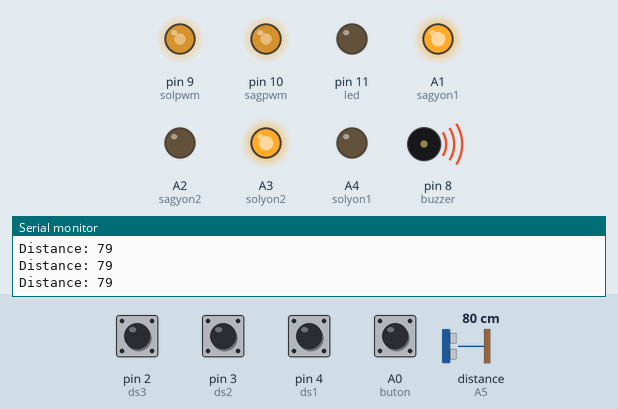
Simulated run of this sketch. Board: Arduino Uno, built with avr-gcc and run on an emulated ATmega328P. On the bench: output pins drawn as LEDs (lit = HIGH), buzzer (waves = sounding, pin HIGH), the last lines printed to the serial monitor. The test bench sets the inputs (shaded band); at power-on: A0 (buton), pin 2 (ds3), pin 3 (ds2), pin 4 (ds1) HIGH, distance to the obstacle (sensor on A5) 80 cm. The echo pulse lasts 58.3 µs per cm; pins used as bus, display or sensor lines are not drawn.

Above: at 2.4 s.
2.5 s: distance to the obstacle (sensor on A5) set to 54 cm
5.5 s: distance to the obstacle (sensor on A5) set to 47 cm
At 6.0 s:
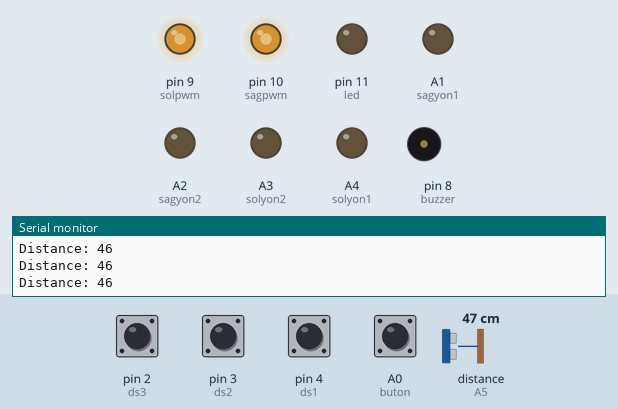
7.0 s: distance to the obstacle (sensor on A5) set to 34 cm
10.0 s: distance to the obstacle (sensor on A5) set to 28 cm
At 10.6 s:
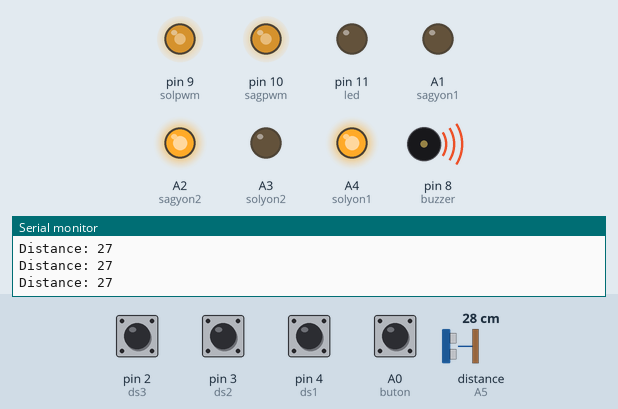
11.5 s: distance to the obstacle (sensor on A5) set to 35 cm
At 12.9 s:
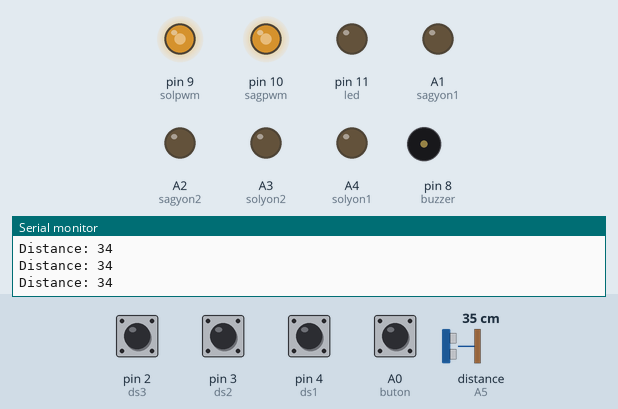
14.5 s: distance to the obstacle (sensor on A5) set to 18 cm
At 15.2 s:
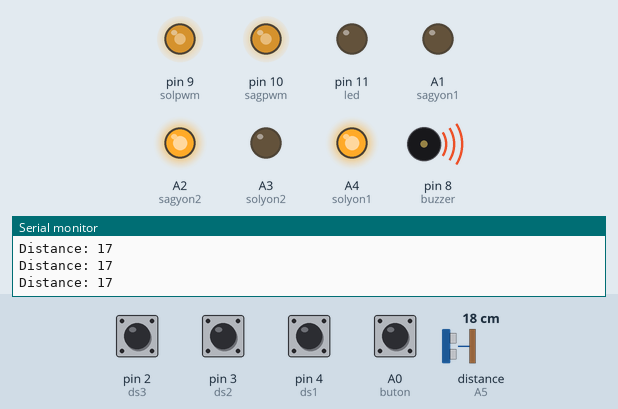
Timing chart, 0 to 17.5 s (numbered marks = the images above; inputs shaded):
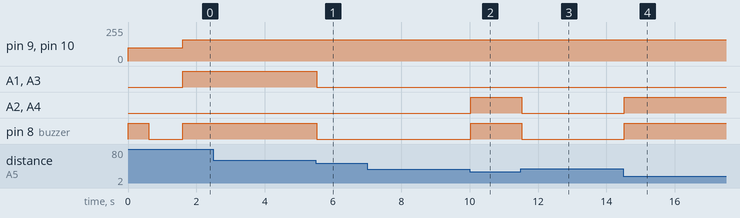

The sketch:

JUKEBOT.ino
```cpp
const int trigPin = 1;
const int echoPin = A5;
int sagyon1 = A1;
int sagyon2 = A2;
int solyon1 = A4;
int solyon2 = A3;
int sagpwm = 10;
int solpwm = 9;
int led = 11;
int ds1 = 4;
int ds2 = 3;
int ds3 = 2;
int i = 9;
int buton = A0;
int buzzer = 8;
long duration;
int distance;
void setup() {
 pinMode(trigPin, OUTPUT);
 pinMode(echoPin, INPUT);
 pinMode(sagyon1, OUTPUT);
 pinMode(sagyon2, OUTPUT);
 pinMode(solyon1, OUTPUT);
 pinMode(solyon2, OUTPUT);
 pinMode(sagpwm, OUTPUT);
 pinMode(solpwm, OUTPUT);
 pinMode(buzzer, OUTPUT);
 pinMode(ds1, INPUT);
 pinMode(ds2, INPUT);
 pinMode(ds3, INPUT);
 pinMode(led, OUTPUT);
 pinMode(buton, INPUT);
 Serial.begin(9600);
 digitalWrite(ds1, HIGH);
 digitalWrite(ds2, HIGH);
 digitalWrite(ds3, HIGH);
 digitalWrite(buton,HIGH);
 analogWrite(9, 100);
 analogWrite(10, 100);
}
void loop() {
 if (digitalRead(ds1) == 0 && digitalRead(ds2) == 0 && digitalRead(ds3) == 0 && digitalRead(buton)
== 1 ) {
 digitalWrite(buzzer, HIGH);
 delay(600);
 digitalWrite(buzzer, LOW);
 delay(1000);
devam:
while(1){
digitalWrite(trigPin, LOW);
 delayMicroseconds(2);
 digitalWrite(trigPin, HIGH);
 delayMicroseconds(10);
 digitalWrite(trigPin, LOW);
 duration = pulseIn(echoPin, HIGH);
 distance = duration * 0.034 / 2;
 Serial.print("Distance: ");
 Serial.println(distance);
 if (distance < 30) {
 analogWrite(9, 160);
 analogWrite(10, 160);

 digitalWrite(buzzer, HIGH);
 digitalWrite(solyon1, HIGH);
 digitalWrite(solyon2, LOW);

 digitalWrite(sagyon1, HIGH);
 digitalWrite(sagyon2, LOW);
 } else if(distance > 31) {
 analogWrite(9, 160);
 analogWrite(10, 160);
 digitalWrite(buzzer, LOW);
 digitalWrite(solyon2, HIGH);
 digitalWrite(solyon1, LOW);
 digitalWrite(sagyon1, HIGH);
 digitalWrite(sagyon2, LOW);
 }
}
 goto devam;
 } else if (digitalRead(ds1) == 1 && digitalRead(ds2) == 1 && digitalRead(ds3) == 1 &&
digitalRead(buton) == 1 ) {
 digitalWrite(buzzer, HIGH);
 delay(600);
 digitalWrite(buzzer, LOW);
 delay(1000);
takip:
 analogWrite(9, 160);
 analogWrite(10, 160);
 digitalWrite(trigPin, LOW);
 delayMicroseconds(2);
 digitalWrite(trigPin, HIGH);
 delayMicroseconds(10);
 digitalWrite(trigPin, LOW);
 duration = pulseIn(echoPin, HIGH);
 distance = duration * 0.034 / 2;
 Serial.print("Distance: ");
 Serial.println(distance);
 if (distance < 30) {
 digitalWrite(buzzer, HIGH);
 digitalWrite(solyon1, HIGH);
 digitalWrite(solyon2, LOW);
 digitalWrite(sagyon2, HIGH);
 digitalWrite(sagyon1, LOW);
 } else if (distance >= 30 && distance <= 50) {
 digitalWrite(buzzer, LOW);
 digitalWrite(solyon1, LOW);
 digitalWrite(solyon2, LOW);
 digitalWrite(sagyon2, LOW);
 digitalWrite(sagyon1, LOW);
 } else if (distance > 50) {
 digitalWrite(buzzer, HIGH);
 digitalWrite(solyon2, HIGH);
 digitalWrite(solyon1, LOW);
 digitalWrite(sagyon1, HIGH);
 digitalWrite(sagyon2, LOW);
 }
 goto takip;

}
}
```

Measured:
- the behaviour switches between 52 and 51 cm on distance to the obstacle (sensor on A5) (found by bisection; images 0 and 1)
- the behaviour switches between 31 and 30 cm on distance to the obstacle (sensor on A5) (found by bisection; images 1 and 2)
- after the input at 5.5 s, A1 (sagyon1), A3 (solyon2), pin 8 (buzzer): HIGH → LOW at once
- after the input at 10.0 s, A2 (sagyon2), A4 (solyon1), pin 8 (buzzer): LOW → HIGH at once
- after the input at 11.5 s, A2 (sagyon2), A4 (solyon1), pin 8 (buzzer): HIGH → LOW at once
- after the input at 14.5 s, A2 (sagyon2), A4 (solyon1), pin 8 (buzzer): LOW → HIGH at once
